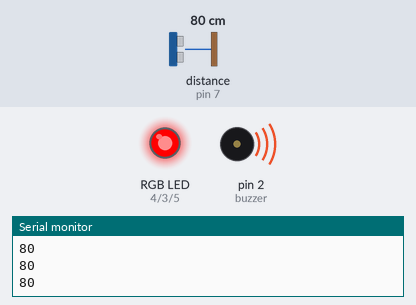
The sketch below on a simulated Arduino Uno, built with avr-gcc and run on an emulated ATmega328P. On the bench: an RGB LED mixed from three pins (HIGH = lit), buzzer (waves = sounding, pin HIGH), the last lines printed to the serial monitor. The inputs (shaded band) are chosen by the test bench; at power-on: distance to the obstacle (sensor on pin 7) 80 cm. The echo pulse lasts 58.3 µs per cm.

Above: at 1.2 s.
1.3 s: distance to the obstacle (sensor on pin 7) set to 96 cm
2.8 s: distance to the obstacle (sensor on pin 7) set to 104 cm
At 3.8 s:
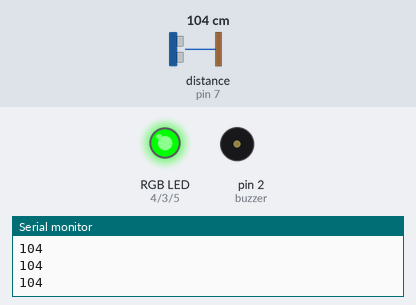
4.4 s: distance to the obstacle (sensor on pin 7) set to 2 cm
At 4.9 s:
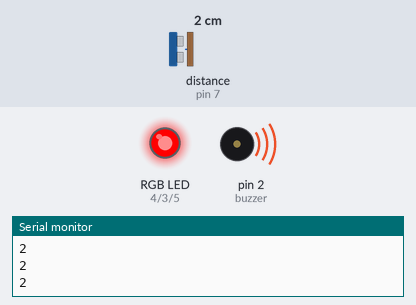
6.0 s: distance to the obstacle (sensor on pin 7) set to 120 cm
At 6.9 s:
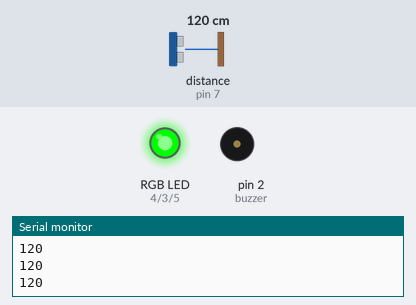
Timing chart, 0 to 8.6 s (numbered marks = the images above; inputs shaded):
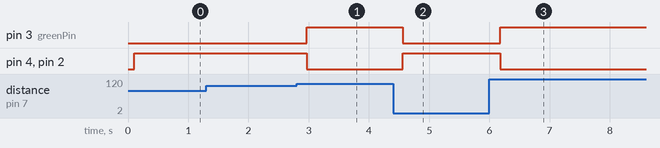

Measured:
- the behaviour switches between 100 and 101 cm on distance to the obstacle (sensor on pin 7) (found by bisection; images 0 and 1)
- after the input at 2.8 s, pin 3 (greenPin): LOW → HIGH after 0.17 s; pin 4 (redPin), pin 2 (buzzer): HIGH → LOW after 0.17 s
- after the input at 4.4 s, pin 3 (greenPin): HIGH → LOW after 0.16 s; pin 4 (redPin), pin 2 (buzzer): LOW → HIGH after 0.16 s
- after the input at 6.0 s, pin 3 (greenPin): LOW → HIGH after 0.18 s; pin 4 (redPin), pin 2 (buzzer): HIGH → LOW after 0.18 s

The sketch:

SOCIAL_DISTANCING.ino
```cpp
#include <HCSR04.h>

UltraSonicDistanceSensor distanceSensor(6, 7);  // Trig Pin to 6 & Echo Pin to 7
int distance;
int buzzer = 2;                                 // Connect Buzzer to Pin 2
int greenPin = 3;                               // Connect Green Leg of RGB LED to Pin 3
int redPin = 4;                                 // Connect Red Leg of RGB LED to Pin 4
int bluePin = 5;                                // Connect Blue Leg of RGB LED to Pin 5
int minDistance = 100;                          // Define minimum distnace in cm to turn ON the buzzer and RED LED


void setup() {
  Serial.begin(9600);
  pinMode (buzzer, OUTPUT);
  pinMode (greenPin, OUTPUT);
  pinMode (redPin, OUTPUT);
  pinMode (bluePin, OUTPUT);
}

void loop() {

  distance = (distanceSensor.measureDistanceCm());      //Measure distance from Ultrasonic sensor and assign distance value to int "distance"
  Serial.println (distance);                            //Print Distance to Serial Monitor
  delay (100);

  if (distance > minDistance) {                         // If distance is more than minimum distance, Light = Green & Buzzer = OFF
    digitalWrite(buzzer, LOW);
    digitalWrite (redPin, LOW);
    digitalWrite (greenPin, HIGH);
    digitalWrite (bluePin, LOW);
  }

  if (distance <= minDistance) {                        // If distance is less than minimum distance, Light = Red & Buzzer = ON
    digitalWrite(buzzer, HIGH);
    digitalWrite (redPin, HIGH);
    digitalWrite (greenPin, LOW);
    digitalWrite (bluePin, LOW);
  }

  else {
  }

}
```
